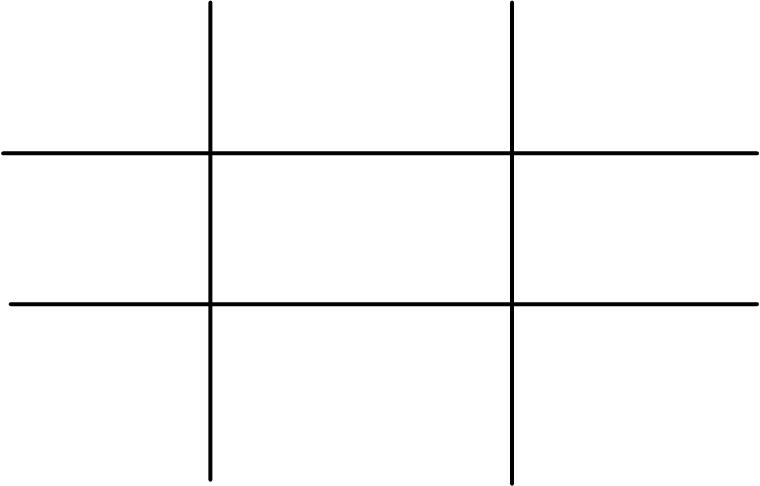
#> input picture 直线检测/Hough.jpg, 760 x 486 px
$ python main.py
#> lines starting #> are read from the running program, lines starting #| are printed output that depends on the picture
import cv2
import numpy as np

# 1. 读取图像并将其转换为灰度图像
image = cv2.imread('Hough.jpg')
#> image is the input picture: shape (486, 760, 3); min 0, max 255, mean 248.2
gray_image = cv2.cvtColor(image, cv2.COLOR_BGR2GRAY)

# 2. 边缘检测（Canny算子）
edges = cv2.Canny(gray_image, 50, 150)  # 调整阈值根据图像的特性
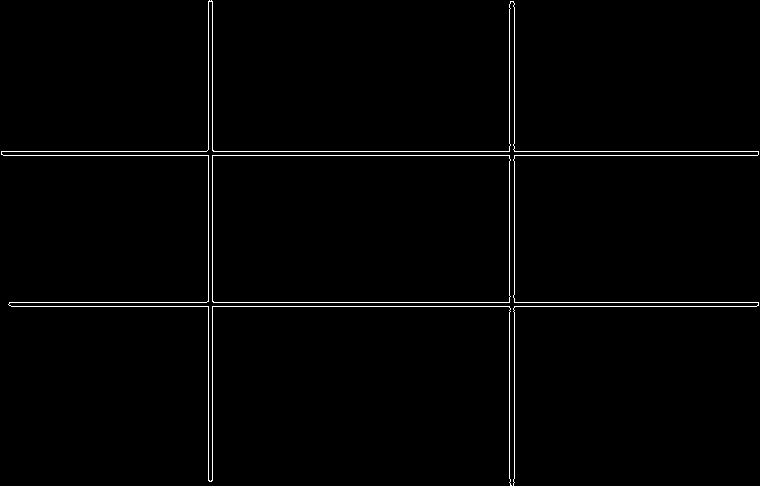
#> edges: shape (486, 760); 1.3% white in thin lines or dots
cv2.imwrite('Cannyedge.jpg', edges)

# 3. 标准霍夫直线检测
lines_standard = cv2.HoughLines(edges, 1, np.pi / 180, 150)
#> lines_standard = [[151, 1.57], [155, 1.57], [302, 1.57], [306, 1.57], [212, 0], [208, 0], [509, 0], [514, 0]]

# 创建一张纯白背景的图像
line_image_standard = np.zeros_like(image)

if lines_standard is not None:
    for rho, theta in lines_standard[:, 0]:
        a = np.cos(theta)
        b = np.sin(theta)
        x0 = a * rho
        y0 = b * rho
        x1 = int(x0 + 1000 * (-b))
        y1 = int(y0 + 1000 * (a))
        x2 = int(x0 - 1000 * (-b))
        y2 = int(y0 - 1000 * (a))
        cv2.line(line_image_standard, (x1, y1), (x2, y2), (0, 0, 255), 2)  # 用红色线段标识直线
#> this loop made 8 passes
#> (rho, theta, a, b, x0, y0, x1, y1) on passes 1 to 8: (151, 1.57, -4.37e-08, 1, -6.6e-06, 151, -1000, 150), (155, 1.57, -4.37e-08, 1, -6.78e-06, 155, -1000, 154), (302, 1.57, -4.37e-08, 1, -1.32e-05, 302, -1000, 301), (306, 1.57, -4.37e-08, 1, -1.34e-05, 306, -1000, 305), (212, 0, 1, 0, 212, 0, 212, 1000), (208, 0, 1, 0, 208, 0, 208, 1000), (509, 0, 1, 0, 509, 0, 509, 1000), (514, 0, 1, 0, 514, 0, 514, 1000)
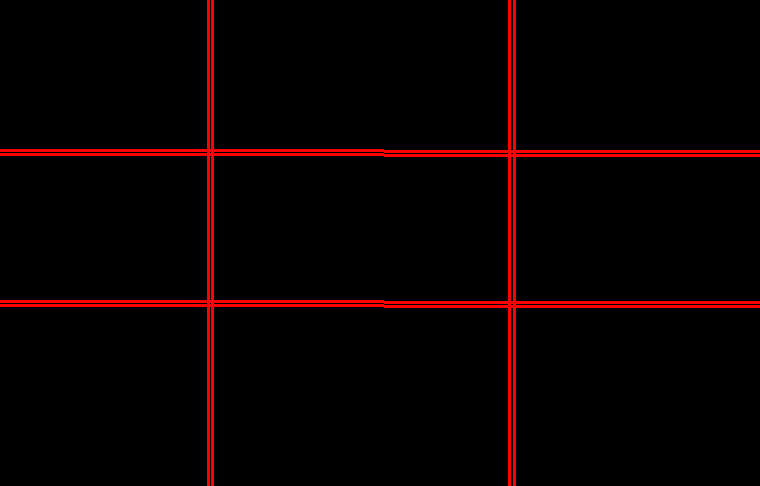
#> line_image_standard: shape (486, 760, 3); mean of channels 0, 1, 2 0, 0, 10.2; drawn as B, G, R

# 概率霍夫直线检测
lines_probabilistic = cv2.HoughLinesP(edges, 1, np.pi / 180, 100, minLineLength=50, maxLineGap=10)
#> lines_probabilistic = [[3, 155, 757, 155], [11, 306, 756, 306], [1, 151, 758, 151], [9, 302, 758, 302], [208, 480, 208, 1], [509, 482, 509, 4], [212, 480, 212, 1], [514, 482, 514, 3]]

# 创建一张纯白背景的图像
line_image_probabilistic = np.zeros_like(image)

if lines_probabilistic is not None:
    for line in lines_probabilistic:
        x1, y1, x2, y2 = line[0]
        cv2.line(line_image_probabilistic, (x1, y1), (x2, y2), (0, 255, 0), 2)  # 用绿色线段标识直线
#> this loop made 8 passes
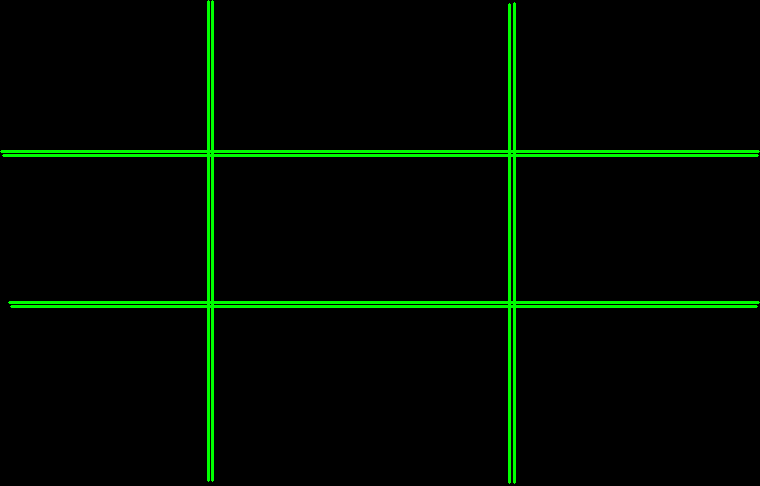
#> line_image_probabilistic: shape (486, 760, 3); mean of channels 0, 1, 2 0, 10.1, 0; drawn as B, G, R

# 4. 保存检测直线的图像
cv2.imwrite('HoughLines.jpg', cv2.addWeighted(image, 0.8, line_image_standard, 1, 0))
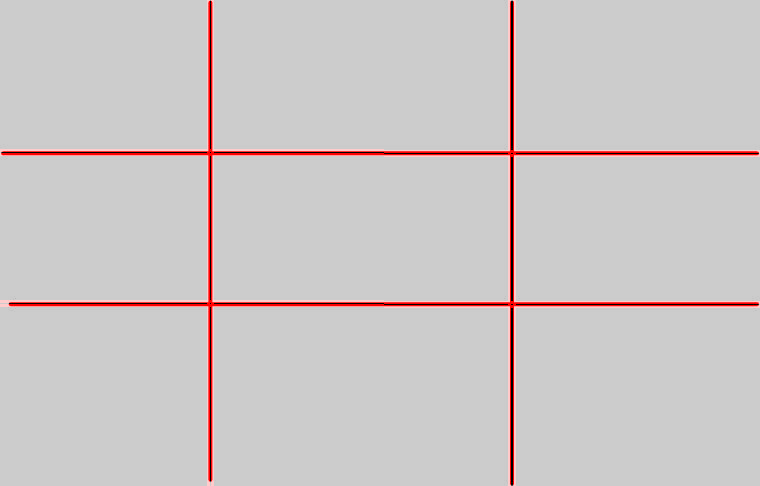
#> saved as HoughLines.jpg: shape (486, 760, 3); mean B, G, R 198.5, 198.5, 204.4
cv2.imwrite('HoughLinesP.jpg', cv2.addWeighted(image, 0.8, line_image_probabilistic, 1, 0))
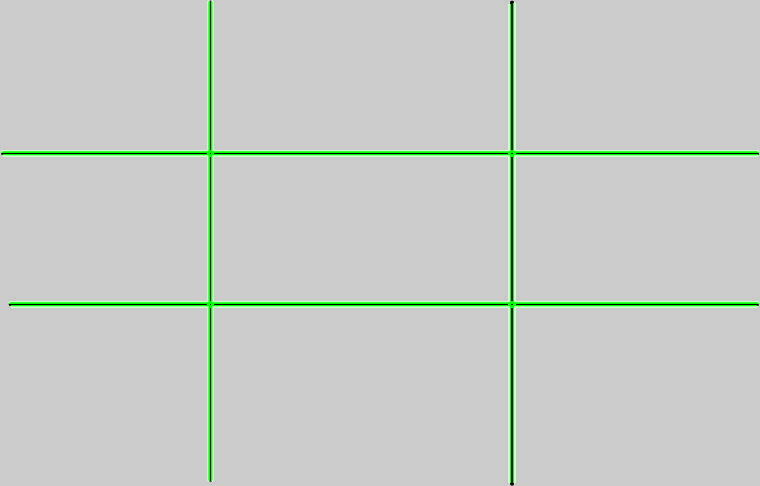
#> saved as HoughLinesP.jpg: shape (486, 760, 3); mean B, G, R 198.5, 204.4, 198.5

# 显示检测结果
cv2.imshow('HoughLines', cv2.addWeighted(image, 0.8, line_image_standard, 1, 0))
cv2.imshow('HoughLinesP', cv2.addWeighted(image, 0.8, line_image_probabilistic, 1, 0))
cv2.waitKey(0)
cv2.destroyAllWindows()
